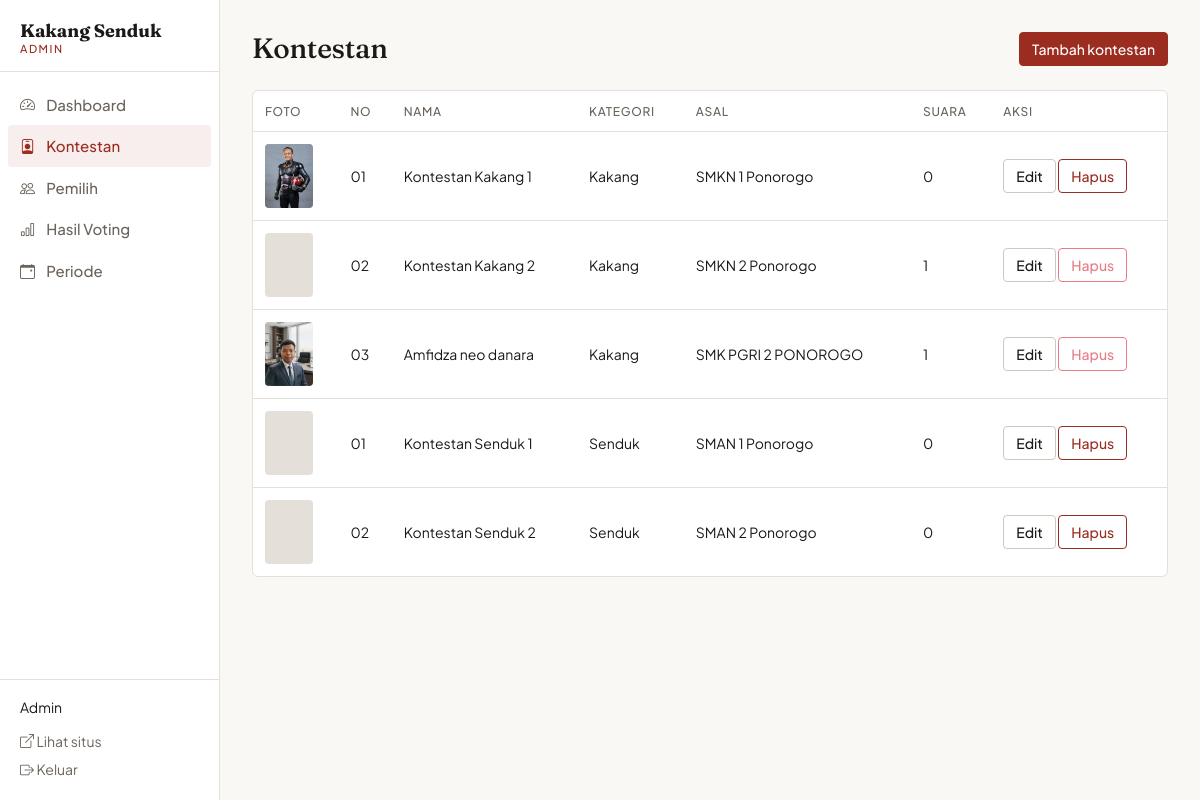
The app's page /app-voting/admin/kontestan.php (signed in) with its own data.
### tables this page shows
CREATE TABLE `kontestan` (
  `id` int(11) NOT NULL,
  `nomor_peserta` varchar(10) NOT NULL,
  `nama` varchar(100) NOT NULL,
  `kategori` enum('Kakang','Senduk') NOT NULL,
  `foto` varchar(255) DEFAULT NULL,
  `asal_instansi` varchar(150) NOT NULL,
  `tempat_lahir` varchar(100) DEFAULT NULL,
  `tanggal_lahir` date DEFAULT NULL,
  `visi` text DEFAULT NULL,
  `misi` text DEFAULT NULL,
  `prestasi` text DEFAULT NULL,
  `deskripsi` text DEFAULT NULL,
  `created_at` datetime NOT NULL DEFAULT current_timestamp()
);

### app-voting/includes/functions.php (called while the page is built, shortened)
<?php
function e($str) {
    return htmlspecialchars((string) $str, ENT_QUOTES, 'UTF-8');
}

### app-voting/admin/kontestan.php (the view, shortened to what this page needs)
<?php
require_once ROOT_PATH . '/includes/admin-header.php';
$daftar = $pdo->query(
    'SELECT k.id, k.nomor_peserta, k.nama, k.kategori, k.foto, k.asal_instansi,
            COUNT(v.id) AS suara
     FROM kontestan k
     LEFT JOIN voting v ON v.kontestan_id = k.id
     GROUP BY k.id, k.nomor_peserta, k.nama, k.kategori, k.foto, k.asal_instansi
     ORDER BY k.kategori, CAST(k.nomor_peserta AS UNSIGNED), k.nomor_peserta'
)->fetchAll();
?>
<div class="admin-kepala">
  <h1 class="judul-halaman">Kontestan</h1>
  <a class="btn btn-primary btn-sm" href="<?= BASE_URL ?>/admin/tambah-kontestan.php">Tambah kontestan</a>
</div>
<div class="tabel-bungkus">
  <table class="tabel">
    <thead>
      <tr><th>Foto</th><th>No</th><th>Nama</th><th>Kategori</th><th>Asal</th><th>Suara</th><th>Aksi</th></tr>
    </thead>
    <tbody>
      <?php foreach ($daftar as $k): ?>
        <tr>
          <td>
            <?php if ($k['foto']): ?>
              <img class="foto-kecil" src="<?= UPLOAD_URL . '/' . rawurlencode($k['foto']) ?>" alt="">
            <?php else: ?>
              <div class="foto-kecil"></div>
            <?php endif; ?>
          </td>
          <td><?= e($k['nomor_peserta']) ?></td>
          <td><?= e($k['nama']) ?></td>
          <td><?= e($k['kategori']) ?></td>
          <td><?= e($k['asal_instansi']) ?></td>
          <td><?= (int) $k['suara'] ?></td>
          <td class="text-nowrap">
            <a class="btn btn-outline-secondary btn-sm"
               href="<?= BASE_URL ?>/admin/edit-kontestan.php?id=<?= (int) $k['id'] ?>">Edit</a>
            <?php if ((int) $k['suara'] > 0): ?>
              <button type="button" class="btn btn-outline-danger btn-sm" disabled
                      title="Tidak bisa dihapus karena sudah punya suara">Hapus</button>
            <?php else: ?>
              <button type="button" class="btn btn-outline-danger btn-sm"
                      data-bs-toggle="modal" data-bs-target="#modalHapus"
                      data-id="<?= (int) $k['id'] ?>"
                      data-nama="<?= e($k['nama']) ?>">Hapus</button>
            <?php endif; ?>
          </td>
        </tr>
      <?php endforeach; ?>
    </tbody>
  </table>
</div>
<?php require_once ROOT_PATH . '/includes/admin-footer.php'; ?>

### app-voting/assets/css/style.css (style rules this page uses)
:root { --merah: #9B2D20; --merah-gelap: #7E2218; --emas: #B8892B; --hijau: #2F6B4F; --teks: #1C1917; --teks-2: #6B645C; --garis: #E4DFD8; --latar: #FAF8F5; --putih: #FFFFFF; --font-judul: 'Fraunces', Georgia, 'Times New Roman', serif; --font-isi: 'Plus Jakarta Sans', system-ui, -apple-system, 'Segoe UI', sans-serif; --r-kecil: 4px; --r-panel: 6px; --waktu: 160ms; --bs-body-font-family: var(--font-isi); --bs-body-color: var(--teks); --bs-body-bg: var(--latar); --bs-border-color: var(--garis); --bs-border-radius: var(--r-kecil); --bs-link-color: var(--merah); --bs-link-color-rgb: 155, 45, 32; --bs-link-hover-color: var(--merah-gelap); --bs-link-hover-color-rgb: 126, 34, 24; }
body { line-height: 1.6; -webkit-font-smoothing: antialiased; }
h1, h2, h3, h4 { font-family: var(--font-judul); font-weight: 500; line-height: 1.2; letter-spacing: -0.01em; }
h1 { font-size: clamp(2rem, 1.2rem + 3vw, 3.5rem); }
.judul-halaman { font-family: var(--font-judul); font-weight: 500; font-size: 1.75rem; margin: 0; }
a { transition: color var(--waktu); }
.btn { font-weight: 500; border-radius: var(--r-kecil); padding: .55rem 1.1rem; transition: background-color var(--waktu), border-color var(--waktu), color var(--waktu); }
.btn-sm { padding: .35rem .75rem; font-size: .875rem; }
.btn-primary { --bs-btn-bg: var(--merah); --bs-btn-border-color: var(--merah); --bs-btn-hover-bg: var(--merah-gelap); --bs-btn-hover-border-color: var(--merah-gelap); --bs-btn-active-bg: var(--merah-gelap); --bs-btn-active-border-color: var(--merah-gelap); --bs-btn-disabled-bg: var(--merah); --bs-btn-disabled-border-color: var(--merah); --bs-btn-focus-shadow-rgb: 155, 45, 32; }
.btn-outline-secondary { --bs-btn-color: var(--teks); --bs-btn-border-color: #CFC8BE; --bs-btn-hover-color: #fff; --bs-btn-hover-bg: var(--teks); --bs-btn-hover-border-color: var(--teks); --bs-btn-active-color: #fff; --bs-btn-active-bg: var(--teks); --bs-btn-active-border-color: var(--teks); --bs-btn-focus-shadow-rgb: 28, 25, 23; }
.btn-outline-danger { --bs-btn-color: var(--merah); --bs-btn-border-color: var(--merah); --bs-btn-hover-color: #fff; --bs-btn-hover-bg: var(--merah); --bs-btn-hover-border-color: var(--merah); --bs-btn-active-color: #fff; --bs-btn-active-bg: var(--merah-gelap); --bs-btn-active-border-color: var(--merah-gelap); --bs-btn-focus-shadow-rgb: 155, 45, 32; }
.tabel-bungkus { background: var(--putih); border: 1px solid var(--garis); border-radius: var(--r-panel); overflow-x: auto; }
.tabel { width: 100%; margin: 0; border-collapse: collapse; font-size: .875rem; }
.tabel th { padding: .65rem .75rem; font-size: .75rem; font-weight: 500; letter-spacing: .06em; text-transform: uppercase; color: var(--teks-2); border-bottom: 1px solid var(--garis); white-space: nowrap; text-align: left; }
.tabel td { padding: .75rem; border-bottom: 1px solid var(--garis); vertical-align: middle; }
.tabel tbody tr:last-child td { border-bottom: 0; }
.foto-kecil { width: 48px; height: 64px; object-fit: cover; border-radius: var(--r-kecil); background: var(--garis); }
.admin-kepala { display: flex; align-items: center; justify-content: space-between; flex-wrap: wrap; gap: 1rem; margin-bottom: 1.5rem; }

### records on screen
kontestan: foto (picture), nomor_peserta "01", nama "Kontestan Kakang 1", kategori "Kakang", asal_instansi "SMKN 1 Ponorogo", suara "0"
kontestan: nomor_peserta "02", nama "Kontestan Kakang 2", kategori "Kakang", asal_instansi "SMKN 2 Ponorogo", suara "1", shows "Hapus"
kontestan: foto (picture), nomor_peserta "03", nama "Amfidza neo danara", kategori "Kakang", asal_instansi "SMK PGRI 2 PONOROGO", suara "1", shows "Hapus"
kontestan: nomor_peserta "01", nama "Kontestan Senduk 1", kategori "Senduk", asal_instansi "SMAN 1 Ponorogo", suara "0"
kontestan: nomor_peserta "02", nama "Kontestan Senduk 2", kategori "Senduk", asal_instansi "SMAN 2 Ponorogo", suara "0"

### other values on screen
$label "Dashboard"
$label "Kontestan"
$label "Pemilih"
$label "Hasil Voting"
$label "Periode"
$admin['nama'] "Admin"
